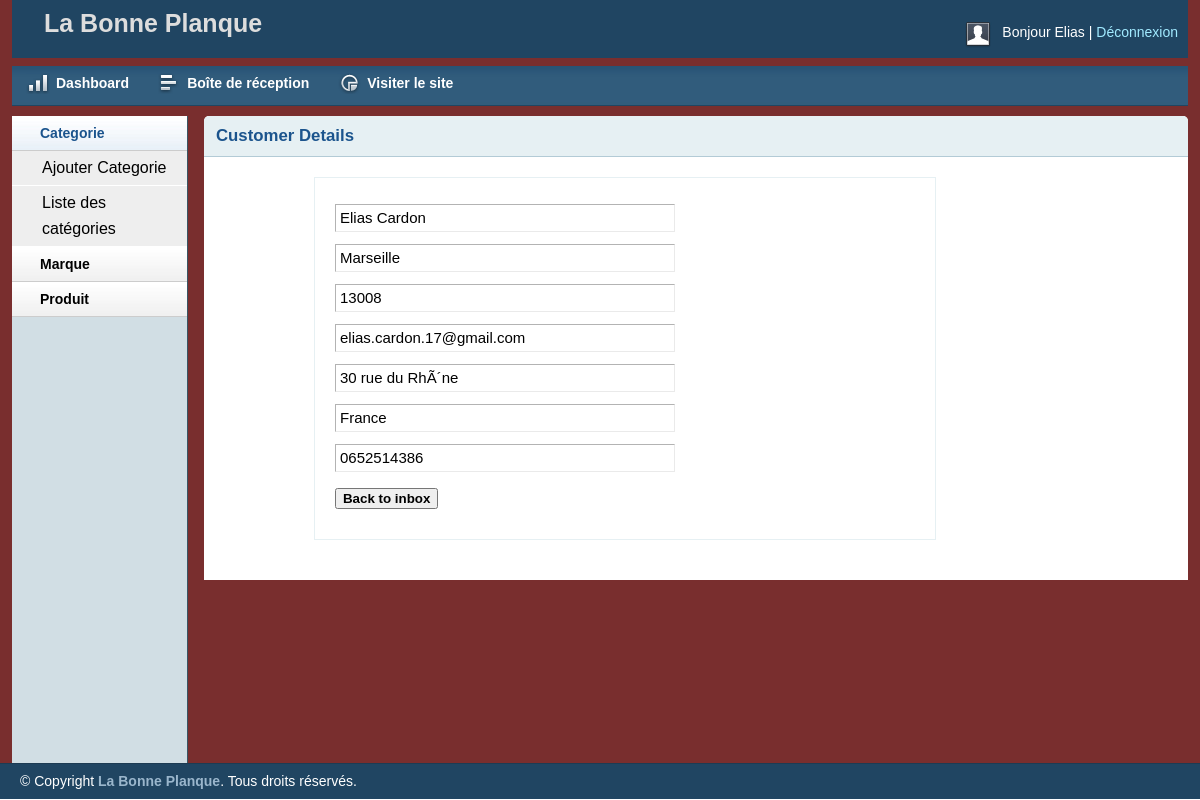
The page /admin/customer.php?csid=11 (signed in) on the database its author committed.
### tables this page shows
CREATE TABLE IF NOT EXISTS `tbl_customer`
(
    `csId` int
(
    11
) NOT NULL AUTO_INCREMENT,
    `name` varchar
(
    255
) NOT NULL,
    `city` varchar
(
    20
) NOT NULL,
    `zip` varchar
(
    20
) NOT NULL,
    `email` varchar
(
    50
) NOT NULL,
    `address` varchar
(
    255
) NOT NULL,
    `country` varchar
(
    20
) NOT NULL,
    `phone` varchar
(
    255
) NOT NULL,
    `pass` varchar
(
    255
) NOT NULL,
    PRIMARY KEY
(
    `csId`
)
    );

### libs/Database.php (called while the page is built, shortened)
<?php
Class Database{
	 public $host   = DB_HOST;
	 public $user   = DB_USER;
	 public $pass   = DB_PASS;
	 public $dbname = DB_NAME;
	 public $link;
	private function connectDB(){
		 $this->link = new mysqli($this->host, $this->user, $this->pass,$this->dbname);
	 }
	public function select($query){
	  $result = $this->link->query($query) or die($this->link->error.__LINE__);
		  if($result->num_rows > 0){
		    return $result;
		  }else {
		    return false;
		  }
	 }
}

### classes/Customer.php (called while the page is built, shortened)
<?php
$filepath = realpath(dirname(__FILE__));
include_once ($filepath."/../libs/Database.php");
?>
<?php
class Customer
{
	private $db;
	function __construct()
	{
		$this->db = new Database();
	}
	public function getCustomerInfo($csid){
		$sql = "SELECT * FROM tbl_customer WHERE csId='$csid'" ;
		$result = $this->db->select($sql);
		return $result;
	}
}
?>

### admin/customer.php (the view, shortened to what this page needs)
<?php include 'inc/header.php'; ?>
<?php include 'inc/sidebar.php'; ?>
<?php
$filepath = realpath(dirname(__FILE__));
include_once($filepath . "/../classes/Customer.php");
?>
<?php
if (!isset($_GET['csid']) && $_GET['csid'] == NULL) {
    echo "<script>window.location='inbox.php';</script>";
} else {
    $csid = $_GET['csid'];
}
$csmr = new Customer();
?>
    <div class="grid_10">
        <div class="box round first grid">
            <h2>Customer Details</h2>
            <div class="block copyblock">
                <form action="" method="post">
                    <table class="form">
                        <?php
                        $singleCustomer = $csmr->getCustomerInfo($csid);
                        if ($singleCustomer) {
                            while ($row = $singleCustomer->fetch_assoc()) {
                                ?>
                                <tr>
                                    <td>
                                        <input type="text" readonly="readonly" name="catName"
                                               value="<?php echo $row['name']; ?>" class="medium"/>
                                    </td>
                                </tr>
                                <tr>
                                    <td>
                                        <input type="text" readonly="readonly" name="catName"
                                               value="<?php echo $row['city']; ?>" class="medium"/>
                                    </td>
                                </tr>
                                <tr>
                                    <td>
                                        <input type="text" readonly="readonly" name="catName"
                                               value="<?php echo $row['zip']; ?>" class="medium"/>
                                    </td>
                                </tr>
                                <tr>
                                    <td>
                                        <input type="text" readonly="readonly" name="catName"
                                               value="<?php echo $row['email']; ?>" class="medium"/>
                                    </td>
                                </tr>
                                <tr>
                                    <td>
                                        <input type="text" readonly="readonly" name="catName"
                                               value="<?php echo $row['address']; ?>" class="medium"/>
                                    </td>
                                </tr>
                                <tr>
                                    <td>
                                        <input type="text" readonly="readonly" name="catName"
                                               value="<?php echo $row['country']; ?>" class="medium"/>
                                    </td>
                                </tr>
                                <tr>
                                    <td>
                                        <input type="text" readonly="readonly" name="catName"
                                               value="<?php echo $row['phone']; ?>" class="medium"/>
                                    </td>
                                </tr>
                            <?php }
                        } ?>
                        <tr>
                            <td>
                                <button><a href="inbox.php">Back to inbox</a></button>
                            </td>
                        </tr>
                    </table>
                </form>
            </div>
        </div>
    </div>
<?php include 'inc/footer.php'; ?>

### admin/css/layout.css (style rules this page uses)
body { background: #fff none repeat scroll 0 0; color: #444; font-size: 14px; padding: 0; }
a { color: #000; font-weight:bold; text-decoration: none; }
h1, h2, h3, h4, h5, h6 { line-height:1.2em; margin-bottom:.3em; }
h2 { margin-top:1em; }
.box { background:#fff; margin-bottom:20px; padding:10px 10px 10px 10px; margin-left:-8px; }
.box.grid { padding-bottom:40px; }
.box.round { -moz-border-radius: 5px 5px 0px 0px; -webkit-border-radius: 5px 5px 0px 0px; border-radius: 5px 5px 0px 0px; }
.box h2 { font-size:1.2em; font-weight:bold; color:#1B548D; background:#E6F0F3; margin:-10px -10px 0 -10px; padding:10px 12px; border-bottom:1px solid #B3CBD6; -moz-border-radius: 5px 5px 0px 0px; -webkit-border-radius: 5px 5px 0px 0px; border-radius: 5px 5px 0px 0px; }
.box.first { min-height: 406px; }
.block { padding-top:20px; }
.copyblock { border: 1px solid #e6f0f3; line-height: 32px; margin-left: 100px; margin-top: 20px; padding-left: 20px; width: 600px; }
table.form { width:100%; }
table.form td { padding:4px 0px; }
table.form input, table.form select { font-size: 15px; padding: 4px 4px 5px 4px; border-top: 1px solid #b3b3b3; border-left: 1px solid #b3b3b3; border-right: 1px solid #eaeaea; border-bottom: 1px solid #eaeaea; }
input.medium { width: 55%; }
.block { padding-bottom:1px; }

### rows shown on the page
tbl_customer: catName "Elias Cardon", catName "Marseille", catName "13008", catName "elias.cardon.17@gmail.com", catName "30 rue du RhÃ´ne", catName "France", catName "0652514386"

### other values the page prints
Session::get("adminName") "Elias"
